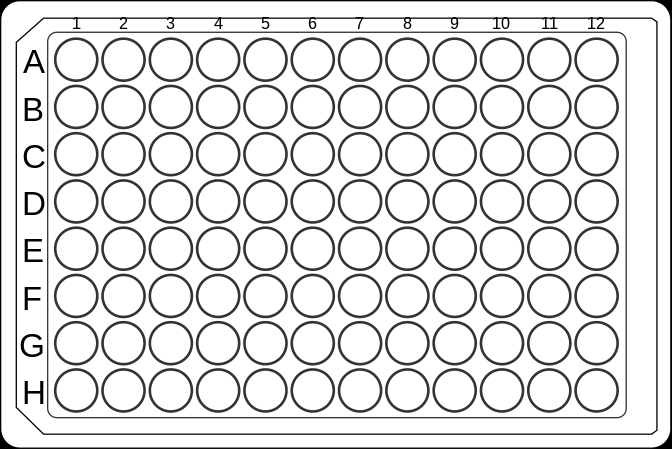
#> input picture placa_vacia.png, 672 x 449 px
$ jupyter execute --allow-errors Etiquetado_LogRegBootstrap.ipynb
#> lines starting #> are read from the running program, lines starting #| are printed output that depends on the picture; after the words box and inside, x2 and y2 are one past the last pixel; in counts of white or black regions, pixels touching at a corner belong together
[cell 1]
import cv2
import numpy as np
import matplotlib.pyplot as plt

def get_circles(image_path, minDist, param1, param2, minRadius, maxRadius, rotate = False):
#> called with image_path = 'placa_vacia.png', minDist = 10, param1 = 50, param2 = 40, minRadius = 18, maxRadius = 20, rotate = False
    img = cv2.imread(image_path)
#> img is the input picture: shape (449, 672, 3); min 0, max 255, mean 224
    if rotate == True:
        img = cv2.transpose(img)
        img = cv2.flip(img, flipCode=0)

    gray = cv2.cvtColor(img, cv2.COLOR_BGR2GRAY)
    gray = cv2.GaussianBlur(gray, (5,5), 0)
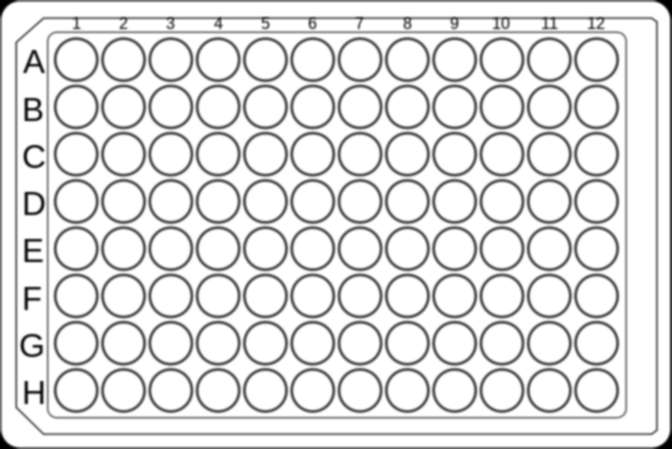
#> gray: shape (449, 672); min 0, max 255, mean 224.4
    circles = cv2.HoughCircles(gray, cv2.HOUGH_GRADIENT, dp=1.2, minDist=minDist, param1=param1, param2=param2, minRadius=minRadius, maxRadius=maxRadius)
#> circles = 96 rows, first 8: [123, 201, 19.32], [454.2, 342.6, 19.32], [123, 342.6, 19.32], [454.2, 201, 19.32], [549, 201, 19.32], [217.8, 342.6, 19.32], [454.2, 106.2, 19.32], [217.8, 106.2, 19.32]
    if circles is not None:
        circles = np.round(circles[0, :]).astype("int")
#> circles = 96 rows, first 8: [123, 201, 19], [454, 343, 19], [123, 343, 19], [454, 201, 19], [549, 201, 19], [218, 343, 19], [454, 106, 19], [218, 106, 19]
    return img, circles

img1, circles1 = get_circles("placa_vacia.png", 10, 50, 40, 18, 20)
#> circles1 has the same summary as circles in get_circles
img2, circles2 = get_circles("prueba.jpeg", 63, 50, 31, 30, 60, rotate = False)
#> call 2 of get_circles, with image_path = 'prueba.jpeg', minDist = 63, param1 = 50, param2 = 31, minRadius = 30, maxRadius = 60, rotate = False
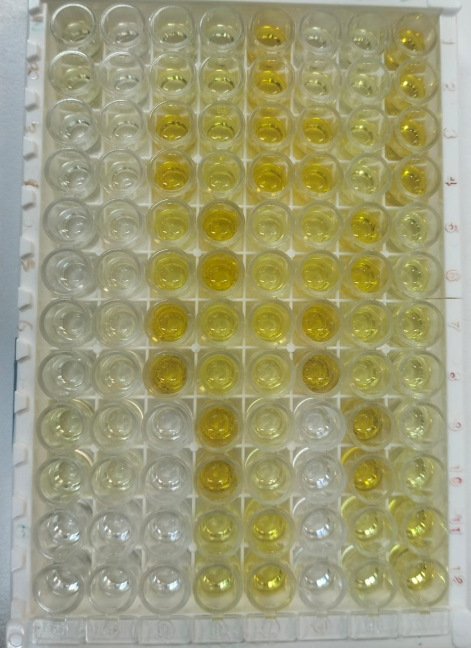
#> input picture prueba.jpeg, 942 x 1295 px (shown at 1/2 size)
#> in get_circles, img is the input picture: shape (1295, 942, 3); mean B, G, R 118.2, 156.2, 158.2
#> in get_circles (call 2), `gray = cv2.cvtColor(img, cv2.COLOR_BGR2GRAY)`:
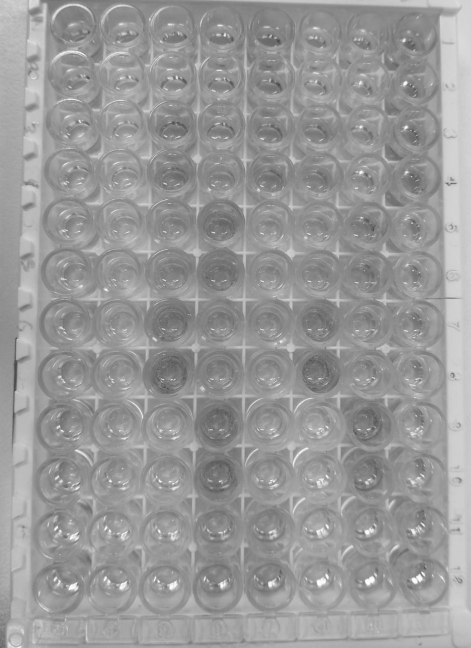
#> gray: shape (1295, 942) (shown at 1/2 size); min 63, max 254, mean 152.5
#> in get_circles (call 2), `circles = cv2.HoughCircles(gray, cv2.HOUGH_GRADIENT, dp=1.2, minDist=m..`: circles = 96 rows, first 8: [125.4, 857.4, 54], [442.2, 345, 47.4], [347.4, 247.8, 48.72], [129, 647.4, 51.36], [341.4, 443.4, 50.04], [143.4, 47.4, 40.8], [127.8, 751.8, 52.68], [539.4, 1170.6, 52.68]
#> in get_circles (call 2), `circles = np.round(circles[0, :]).astype("int")`: circles = 96 rows, first 8: [125, 857, 54], [442, 345, 47], [347, 248, 49], [129, 647, 51], [341, 443, 50], [143, 47, 41], [128, 752, 53], [539, 1171, 53]
#> circles2 has the same summary as circles in get_circles

# Ordenar por coordenada X
circles1 = circles1[circles1[:,0].argsort()]
#> circles1 = 96 rows, first 8: [76, 154, 19], [76, 248, 19], [76, 296, 19], [76, 59, 19], [76, 343, 19], [76, 106, 19], [76, 201, 19], [76, 389, 19]
circles2 = circles2[circles2[:,0].argsort()]
#> circles2 = 96 rows, first 8: [118, 1070, 51], [119, 963, 41], [122, 1184, 59], [125, 543, 45], [125, 857, 54], [128, 752, 53], [129, 647, 51], [134, 440, 39]

output = img1.copy()

for circle1, circle2 in zip(circles1, circles2):
    x1, y1, r1 = circle1
    x2, y2, r2 = circle2

    crop_img2 = img2[y2-r2:y2+r2, x2-r2:x2+r2]

    # Create a circular mask with the same size as the cropped image
    mask = np.zeros((2*r2, 2*r2), dtype=np.uint8)
    cv2.circle(mask, (r2, r2), r2, 255, -1)

    # Resize the mask to match the circle in the first image
    resized_mask = cv2.resize(mask, (2*r1, 2*r1))

    # Resize the cropped image to match the circle in the first image
    resized_crop_img2 = cv2.resize(crop_img2, (2*r1, 2*r1))

    # Apply the mask to the resized cropped image
    masked_crop_img2 = cv2.bitwise_and(resized_crop_img2, resized_crop_img2, mask=resized_mask)

    # Cut a hole in the output image to accommodate the new circle
    output[y1-r1:y1+r1, x1-r1:x1+r1] = output[y1-r1:y1+r1, x1-r1:x1+r1] * (1 - resized_mask // 255)[:,:,None]

    # Paste the masked resized cropped image into the output image
    output[y1-r1:y1+r1, x1-r1:x1+r1] += masked_crop_img2
#> this loop made 96 passes
#> (circle1, x1, y1, x2, y2, r2) on passes 1 to 12: ([76, 154, 19], 76, 154, 118, 1070, 51), ([76, 248, 19], 76, 248, 119, 963, 41), ([76, 296, 19], 76, 296, 122, 1184, 59), ([76, 59, 19], 76, 59, 125, 543, 45), ([76, 343, 19], 76, 343, 125, 857, 54), ([76, 106, 19], 76, 106, 128, 752, 53), ([76, 201, 19], 76, 201, 129, 647, 51), ([76, 389, 19], 76, 389, 134, 440, 39), ([123, 389, 19], 123, 389, 139, 353, 57), ([123, 343, 19], 123, 343, 142, 160, 59), ([123, 296, 19], 123, 296, 143, 47, 41), ([123, 154, 19], 123, 154, 148, 253, 53)
#> pass 1, `crop_img2 = img2[y2-r2:y2+r2, x2-r2:x2+r2]`:
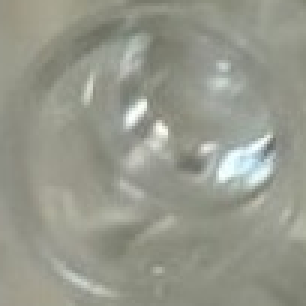
#> crop_img2: shape (102, 102, 3) (shown 3 times larger); mean B, G, R 140.1, 152.3, 150.2
#> pass 1, `resized_mask = cv2.resize(mask, (2*r1, 2*r1))`:
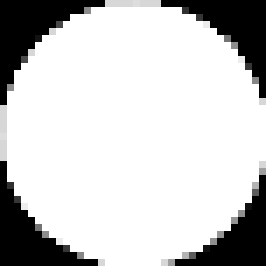
#> resized_mask: shape (38, 38) (shown 7 times larger); min 0, max 255, mean 200.5
#> pass 1, `resized_crop_img2 = cv2.resize(crop_img2, (2*r1, 2*r1))`:
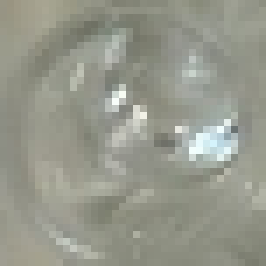
#> resized_crop_img2: shape (38, 38, 3) (shown 7 times larger); mean B, G, R 140, 152.1, 150.1
#> pass 1, `masked_crop_img2 = cv2.bitwise_and(resized_crop_img2, resized_crop_img..`:
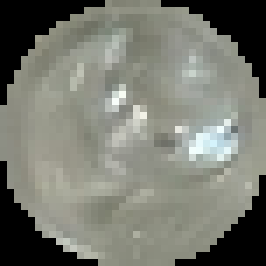
#> masked_crop_img2: shape (38, 38, 3) (shown 7 times larger); mean B, G, R 112.6, 121.9, 119.9
#> after the loop:
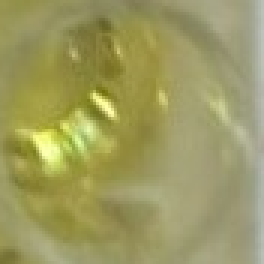
#> crop_img2: shape (88, 88, 3) (shown 3 times larger); mean B, G, R 95.9, 154.4, 156.9
#> after the loop:
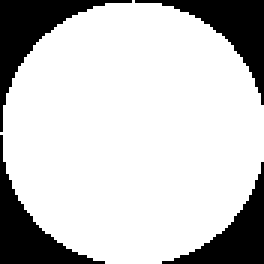
#> mask: shape (88, 88) (shown 3 times larger); 78.4% white; 4 black regions, box (x1, y1, x2, y2) and area: (0, 0, 44, 44) 461, (45, 0, 88, 35) 417, (0, 45, 35, 88) 417, (54, 54, 88, 88) 374
#> after the loop:
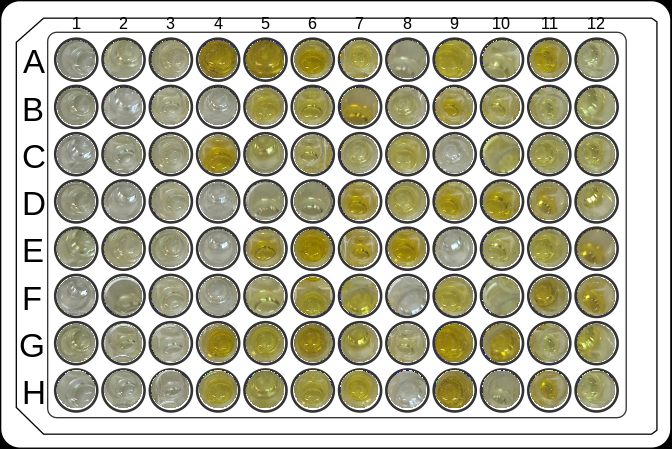
#> output: shape (449, 672, 3); mean B, G, R 166.5, 185.2, 186.8


# Convert images from BGR to RGB for plotting
img1_rgb = cv2.cvtColor(img1, cv2.COLOR_BGR2RGB)
img2_rgb = cv2.cvtColor(img2, cv2.COLOR_BGR2RGB)
output_rgb = cv2.cvtColor(output, cv2.COLOR_BGR2RGB)

# Plot the images
fig, axes = plt.subplots(1, 3, figsize=(15, 5))

axes[0].imshow(img1_rgb)
axes[0].set_title("Placa vacia")
axes[0].axis("off")

axes[1].imshow(img2_rgb)
axes[1].set_title("Prueba ELISA")
axes[1].axis("off")

axes[2].imshow(output_rgb)
axes[2].set_title("Output Image")
axes[2].axis("off")

plt.tight_layout()
plt.show()

[cell 2]
# Crear un diccionario para almacenar las etiquetas de los círculos
etiquetas = {}
global_circle_coords = circles1.tolist()
#> global_circle_coords = 96 items, first 6: [76, 154, 19], [76, 248, 19], [76, 296, 19], [76, 59, 19], [76, 343, 19], [76, 106, 19]

# Asegurar que los círculos estén ordenados en filas
sorted_circles = sorted(circles1, key=lambda x: (x[1], x[0]))
#> sorted_circles = 96 items, first 6: [76, 59, 19], [123, 59, 19], [170, 59, 19], [218, 59, 19], [265, 59, 19], [313, 59, 19]

# Asignar un ID único a cada círculo
circle_id_to_coords = {i + 1: coord for i, coord in enumerate(sorted_circles)}
#> circle_id_to_coords = 96 items

# Función para etiquetar manualmente los círculos
def etiquetar_circulos(event, x, y, flags, param):
    global etiquetas, output, global_circle_coords

    for circle_id, (x_center, y_center, radius) in circle_id_to_coords.items():

        distance_from_center = ((x - x_center)**2 + (y - y_center)**2)**0.5
        if distance_from_center <= radius:

            if event == cv2.EVENT_LBUTTONDOWN:
                etiquetas[circle_id] = "positivo"
                cv2.circle(output, (x_center, y_center), radius, (0, 255, 0), 2)

            elif event == cv2.EVENT_RBUTTONDOWN:
                etiquetas[circle_id] = "negativo"
                cv2.circle(output, (x_center, y_center), radius, (0, 0, 255), 2)

            # Rompe el bucle ya que encontramos el círculo
            break

# Configurar la función de manejo de eventos de la ventana
cv2.namedWindow("Etiquetado de círculos")
cv2.setMouseCallback("Etiquetado de círculos", etiquetar_circulos)

# Esperar a que el usuario etiquete todos los círculos
while True:
    cv2.imshow("Etiquetado de círculos", output)
    key = cv2.waitKey(1) & 0xFF
#> (key q is pressed here)
    if key == ord("q"):  # Presionar 'q' para salir del bucle
        break

cv2.destroyAllWindows()

# Imprimir las etiquetas
for circle_id, label in etiquetas.items():
    x, y, _ = circle_id_to_coords[circle_id]
    print(f"Círculo ID {circle_id} en ({x}, {y}): {label}")

[cell 3]
import pandas as pd

data_list = []

# Para cada círculo etiquetado:
for circle_id, label in etiquetas.items():
    x, y, radius = circle_id_to_coords[circle_id]

    # Crea una máscara circular para el círculo actual
    mascara_circulo = np.zeros(output.shape[:2], dtype=np.uint8)
    cv2.circle(mascara_circulo, (x, y), radius, 255, -1)

    # Convierte la imagen de salida (output) a HSV
    img_hsv = cv2.cvtColor(output, cv2.COLOR_BGR2HSV)

    # Extrae los píxeles dentro del círculo usando la máscara
    masked_img_hsv = cv2.bitwise_and(img_hsv, img_hsv, mask=mascara_circulo)
    pixels_hsv = masked_img_hsv[mascara_circulo == 255]

    # Separa los canales
    h_channel = pixels_hsv[:, 0]
    s_channel = pixels_hsv[:, 1]
    v_channel = pixels_hsv[:, 2]

    # Calcula características
    h_mean, h_std = np.mean(h_channel), np.std(h_channel)
    s_mean, s_std = np.mean(s_channel), np.std(s_channel)
    v_mean, v_std = np.mean(v_channel), np.std(v_channel)
    percentiles = np.percentile(pixels_hsv, [25, 50, 75])

    # Almacena en un diccionario
    data_dict = {
        'Label': label,
        'H_mean': h_mean,
        'H_std' : h_std,
        'S_mean': s_mean,
        'S_std' : s_std,
        'V_mean': v_mean,
        'V_std' : v_std,
        '25th Percentile': percentiles[0],
        '50th Percentile': percentiles[1],
        '75th Percentile': percentiles[2],
    }

    # Añade a la lista
    data_list.append(data_dict)
#> after the loop, data_list = []

# Crea un DataFrame de Pandas
df = pd.DataFrame(data_list)
#> df = table of 0 rows and 0 columns
df.to_csv('data_fasciola.csv', index=False)
df
#> Out = table of 0 rows and 0 columns
